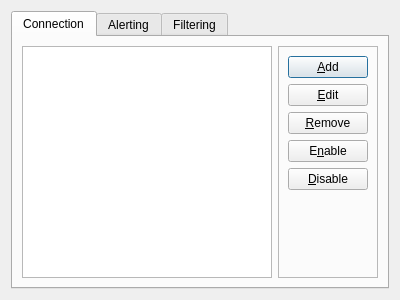
<?xml version="1.0" encoding="UTF-8"?>
<ui version="4.0">
 <class>Dialog</class>
 <widget class="QDialog" name="Dialog">
  <property name="geometry">
   <rect>
    <x>0</x>
    <y>0</y>
    <width>400</width>
    <height>300</height>
   </rect>
  </property>
  <property name="windowTitle">
   <string>Dialog</string>
  </property>
  <layout class="QVBoxLayout" name="verticalLayout">
   <item>
    <widget class="QTabWidget" name="tabWidget">
     <property name="currentIndex">
      <number>0</number>
     </property>
     <widget class="QWidget" name="connectionTab">
      <attribute name="title">
       <string>Connection</string>
      </attribute>
      <layout class="QHBoxLayout" name="horizontalLayout">
       <item>
        <widget class="QListView" name="listView"/>
       </item>
       <item>
        <widget class="QFrame" name="frame">
         <property name="frameShape">
          <enum>QFrame::StyledPanel</enum>
         </property>
         <property name="frameShadow">
          <enum>QFrame::Raised</enum>
         </property>
         <layout class="QVBoxLayout" name="verticalLayout_2">
          <item>
           <widget class="QPushButton" name="pushButton">
            <property name="text">
             <string>&amp;Add</string>
            </property>
           </widget>
          </item>
          <item>
           <widget class="QPushButton" name="pushButton_2">
            <property name="text">
             <string>&amp;Edit</string>
            </property>
           </widget>
          </item>
          <item>
           <widget class="QPushButton" name="pushButton_3">
            <property name="text">
             <string>&amp;Remove</string>
            </property>
           </widget>
          </item>
          <item>
           <widget class="QPushButton" name="pushButton_4">
            <property name="text">
             <string>E&amp;nable</string>
            </property>
           </widget>
          </item>
          <item>
           <widget class="QPushButton" name="pushButton_5">
            <property name="text">
             <string>&amp;Disable</string>
            </property>
           </widget>
          </item>
          <item>
           <spacer name="verticalSpacer">
            <property name="orientation">
             <enum>Qt::Vertical</enum>
            </property>
            <property name="sizeHint" stdset="0">
             <size>
              <width>20</width>
              <height>40</height>
             </size>
            </property>
           </spacer>
          </item>
         </layout>
        </widget>
       </item>
      </layout>
     </widget>
     <widget class="QWidget" name="alertStyleTab">
      <attribute name="title">
       <string>Alerting</string>
      </attribute>
     </widget>
     <widget class="QWidget" name="filteringTab">
      <attribute name="title">
       <string>Filtering</string>
      </attribute>
     </widget>
    </widget>
   </item>
  </layout>
 </widget>
 <resources/>
 <connections/>
</ui>
